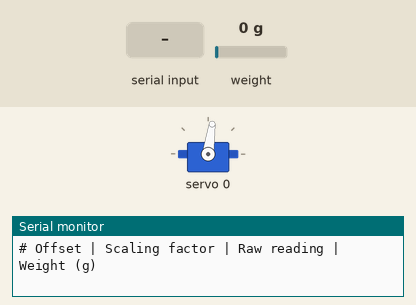
Recording of a sketch running on a simulated Arduino Uno, built with avr-gcc and run on an emulated ATmega328P. Shown: servo, the last lines printed to the serial monitor. The inputs (shaded band) are chosen by the test bench; at power-on: weight on the scale 0 g.

Above: at 1.2 s.
1.3 s: "M,45\n" received over Serial
At 3.6 s:
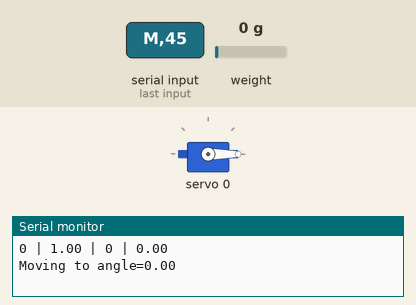
4.5 s: "M90\n" received over Serial
At 6.4 s:
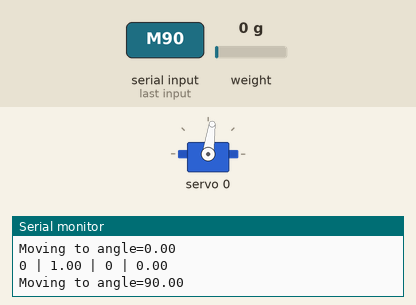
6.7 s: "M\n" received over Serial
At 8.4 s:
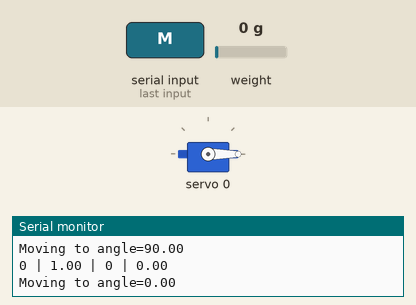
Timing chart, 0 to 9.9 s (numbered marks = the images above; inputs shaded):
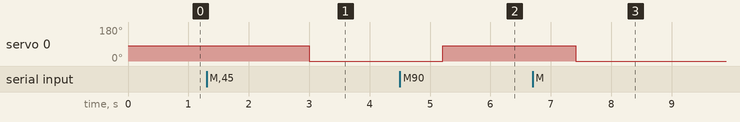

Measured:
- after the input at 1.3 s, servo 0: 82° → 0° after 1.7 s
- after the input at 4.5 s, servo 0: 0° → 82° after 0.71 s
- after the input at 6.7 s, servo 0: 82° → 0° after 0.71 s

The sketch:

CalibTorqueMeter.ino
```cpp
/***************************************************
  This sketch is used to test the Torque Meter
  and calibrate the load cell readings.
  Usage:
   - Upload sketch from the Arduino IDE
   - Open serial monitor and follow the instructions
     on the screen.
   - Once the calibration factor has been determined,
     update the value in the `ArduinoTorqueMeter` sketch
     and upload that sketch back to the Torque Meter


  Required libraries:
  - HX711
  - Adafruit_PWMServoDriver


GENERAL PROCEDURE:
(1) use the fulcrum attachment so as to be able to suspend a weight to the arm without the
    weight touching the side of the device or resting on the table.
    You may need to place it at the edge of the  table so that the weight can hand freely.
(2) With no weight attached, move the arm (M<angle>) so that the arm is parallel to the table.
    The weight should be perpendicular to the arm direction.
(3) Still with no weight attached, tare the device. the readings should indicated 0g
(4) Suspend a known weight to the arm, observe the new readings
(5) Provide the value of the weight (W<weight>). The system calculates the correct scaling
    and applies it. The readings should match the weight at this point.
    Be careful not to exceed the weight rating of the load cell

SERIAL COMMANDS:
 - T
   Tares the load cell. Sets the offset so that the current reading becomes zero
 - M<angle (deg)>
   Moves to the specified angle (between 0 and 180 deg)
 - O<Offset>
   Sets the offset. Warning: will untare the device.
 - S<scale>
   Sets the scaling factor
 - W<weight (g)>
   Provides the weight of the object attached to the arm at that moment for automatic scaling
*/

#include <HX711.h>
#include <Wire.h>
#include <Adafruit_PWMServoDriver.h>

#define PRINT_PERIOD 1000 // refresh rate of the values read from the load cell (in ms)
#define BAUDRATE 115200   // Serial Baudrate -- Make sure program on computer uses same values
#define LOADCELL_DOUT_PIN  3
#define LOADCELL_CLK_PIN  2

/**** PWM / Servo ****/
#define PWM_INTERNAL_CLOCK 26500000  // The int.osc. for the PCA9685 chip is not very precise. Adjust this value so that the PWM frequency match the SERVO_FREQ
#define SERVO_FREQ 50 // Analog servos run at ~50 Hz updates
#define ANGLE_BASE 90  // This is the angle at which the device idles
#define SERVOMIN 100 // This is the 'minimum' pulse length count (out of 4096) -- Different servos might need different values
#define SERVOMIN_ANGLE 0  // This is the corresponding minimum angle
#define SERVOMAX 470 // This is the 'maximum' pulse length count (out of 4096)
#define SERVOMAX_ANGLE 180 // this is the corresponding maximum angle
#define SERVO_PIN 0 // Servo pins on the PWM board


HX711 cell;
Adafruit_PWMServoDriver pwm = Adafruit_PWMServoDriver(0x40, Wire);
unsigned long prevTime = 0;


void setup() {
  // put your setup code here, to run once:
  Serial.begin(BAUDRATE); //make sure this matches the data rate set in PLXDAQ!
  Serial.println("#################### LOAD CELL CALIBRATION PROCEDURE ####################");

  //initialize load cell
  Serial.print("Init load cell...");
  cell.begin(LOADCELL_DOUT_PIN, LOADCELL_CLK_PIN);
  cell.set_offset(0.0);
  cell.set_scale(1.0);
  Serial.println("...done");


  // initialize servo
  Serial.print("Init servo...");
  pwm.begin();
  pwm.setOscillatorFrequency(PWM_INTERNAL_CLOCK);
  pwm.setPWMFreq(SERVO_FREQ);
  pwm.setPWM(SERVO_PIN, 0, pwmFromAngle(ANGLE_BASE)); //bring servo to its baseline angle and wait
  Serial.println("...done");

  //initialize serial
  Serial.println();
  Serial.println("Send commands through the serial monitor in the Arduino IDE:");
  Serial.println("# Offset | Scaling factor | Raw reading | Weight (g)");

}

void loop() {
  // put your main code here, to run repeatedly:
  if (Serial.available() > 0) {
    String in = Serial.readStringUntil('\n');
    in.toUpperCase();
    char cmd = in[0];
    float val = in.substring(1).toFloat();
    switch (cmd) {
      case 'T':
        Serial.println("Taring...");
        cell.tare();
        break;
      case 'M':
        Serial.print("Moving to angle=");
        Serial.println(val);
        pwm.setPWM(SERVO_PIN, 0, pwmFromAngle(val));
        delay(200);
        break;
      case 'O':
        Serial.println("Changing offset");
        cell.set_offset(val);
        break;
      case 'S':
        Serial.println("Changing the scaling factor");
        cell.set_scale(val);
        break;
      case 'W':
        long offset = cell.get_offset();
        long raw = cell.read_average(10);
        float newScale = (raw - offset) / val;
        cell.set_scale(newScale);
        Serial.print("Raw reading is [");
        Serial.print(raw);
        Serial.print("] for a weight of [");
        Serial.print(val);
        Serial.print("], use CALIBRATION_FACTOR= ");
        Serial.print(newScale);
        Serial.println(" in ArduinoTorqueMeter!");
        break;
      default:
        Serial.println("Unknown command, please try again");
        break;
    }
  }
  unsigned long curTime = millis();
  if (curTime - prevTime > PRINT_PERIOD) {
    printReadings();
    prevTime = curTime;
  }
}

uint16_t pwmFromAngle(float angle) {
  /* This function takes an angle in degrees and returns
      the corresponding pulse count for the PWM board */
  if (angle <= SERVOMIN_ANGLE) {
    angle = SERVOMIN_ANGLE;
  }
  if (angle >= SERVOMAX_ANGLE) {
    angle = SERVOMAX_ANGLE;
  }
  uint16_t ret = map(angle, SERVOMIN_ANGLE, SERVOMAX_ANGLE, SERVOMIN, SERVOMAX);
#ifdef DEBUG
  Serial.print("pulse count is ");
  Serial.println(ret);
#endif
  return ret;
}

void printReadings() {
  const int Navg = 10;
  float scale = cell.get_scale();
  long offset = cell.get_offset();
  long raw = cell.read_average(Navg);
  float reading = cell.get_units(Navg);
  Serial.print(offset);
  Serial.print(" | ");
  Serial.print(scale);
  Serial.print(" | ");
  Serial.print(raw);
  Serial.print(" | ");
  Serial.print(reading);
  Serial.println();
}
```
